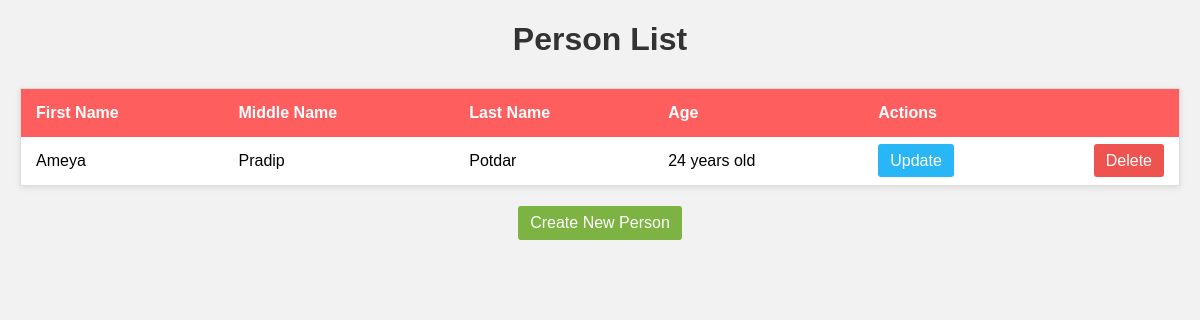
Before: / with the older database file.
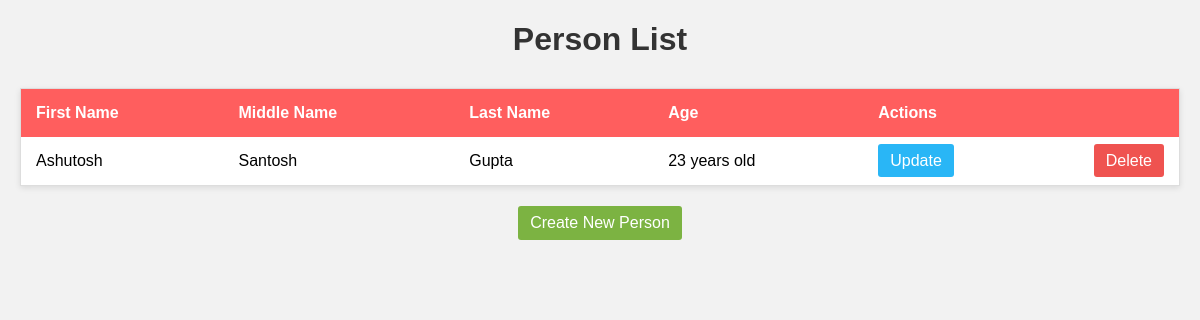
After: the same page with the newer database file.
### ameya/models.py (models this page shows, shortened)
class Person(models.Model):
    first_name = models.CharField(max_length=20)
    middle_name = models.CharField(max_length=20)
    last_name = models.CharField(max_length=20)
    age = models.CharField(default=0,max_length=3)

### ameya/views.py (the view)
# urls.py: path('', views.home, name='home'),
def home(request):
    people = Person.objects.all()
    return render(request, 'home.html', {'people': people})

### ameya/templates/home.html (shortened to what this page needs)
<!DOCTYPE html>
<html>
<head>
</head>
<body>
    <h1>Person List</h1>
    <table>
        <tr>
            <th>First Name</th>
            <th>Middle Name</th>
            <th>Last Name</th>
            <th>Age</th>
            <th>Actions</th>
        </tr>
        {% for person in people %}
            <tr>
                <td>{{ person.first_name }}</td>
                <td>{{ person.middle_name }}</td>
                <td>{{ person.last_name }}</td>
                <td>{{ person.age }} years old</td>
                <td class="actions">
                    <div class="button-container">
                        <div class="update-button">
                            <a href="{% url 'person:update' person.pk %}">Update</a>
                        </div>
                        <div class="delete-button">
                            <a href="{% url 'person:delete' person.pk %}">Delete</a>
                        </div>
                    </div>
                </td>
            </tr>
        {% endfor %}
    </table>
    <div class="create-button">
        <a href="{% url 'person:create' %}">Create New Person</a>
    </div>
</body>
</html>

### ameya/templates/home.html (style rules this page uses)
body { font-family: Arial, sans-serif; margin: 20px; background-color: #f2f2f2; }
h1 { color: #333; text-align: center; margin-bottom: 30px; }
table { width: 100%; border-collapse: collapse; background-color: #fff; border: 1px solid #ddd; box-shadow: 0 2px 6px rgba(0, 0, 0, 0.1); }
th { background-color: #FF5E5E; color: #fff; padding: 15px; text-align: left; }
td { padding: 15px; border-bottom: 1px solid #ddd; }
td.actions { text-align: center; }
.button-container { display: flex; justify-content: space-between; }
.update-button a { text-decoration: none; color: #fff; padding: 8px 12px; background-color: #29B6F6; border-radius: 3px; transition: background-color 0.3s ease; }
.delete-button a { text-decoration: none; color: #fff; padding: 8px 12px; background-color: #EF5350; border-radius: 3px; transition: background-color 0.3s ease; }
.create-button { display: flex; justify-content: center; margin-top: 20px; }
.create-button a { text-decoration: none; color: #fff; padding: 8px 12px; background-color: #7CB342; border-radius: 3px; transition: background-color 0.3s ease; }

Changed rows visible on the page:
removed Person: first_name "Ameya", middle_name "Pradip", last_name "Potdar", age "24"
added Person: first_name "Ashutosh", middle_name "Santosh", last_name "Gupta", age "23"
